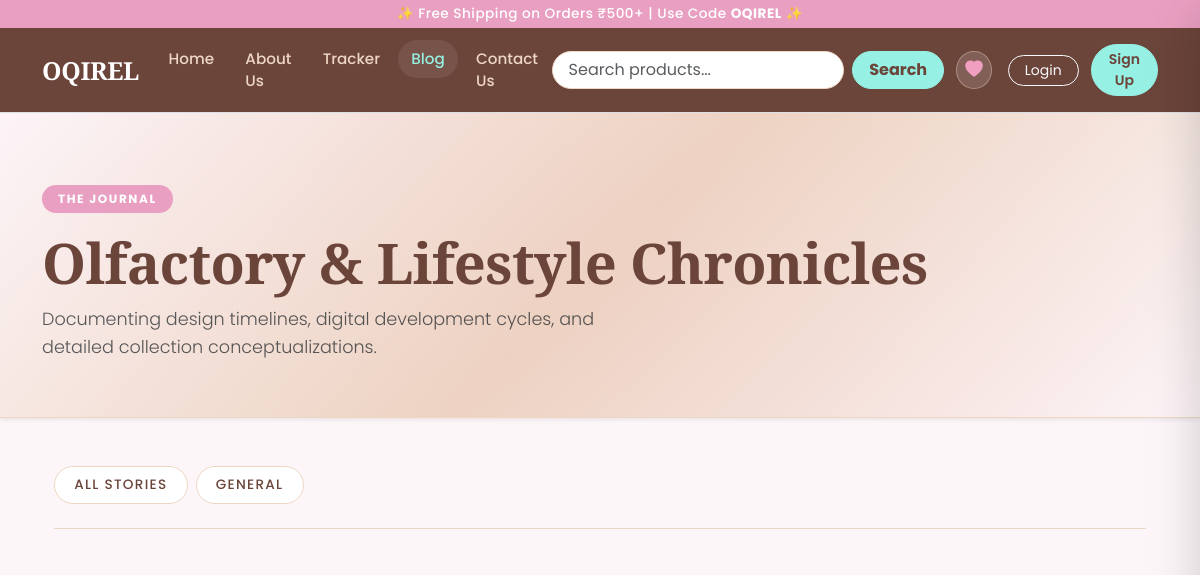
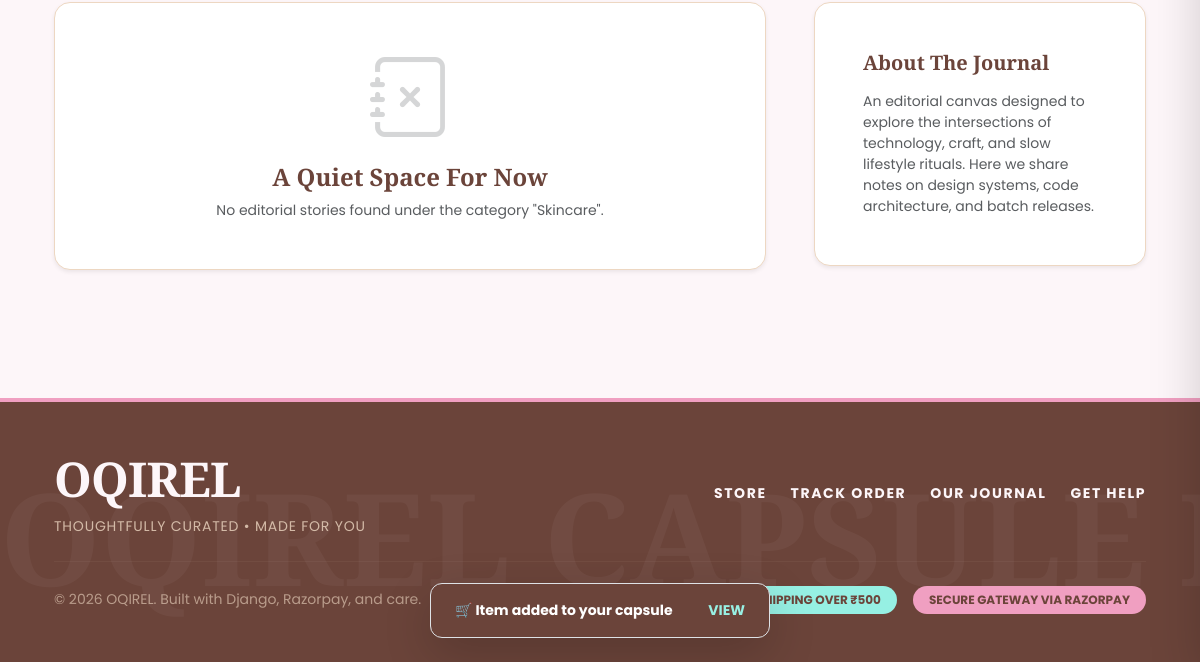
The app's page /blog/?category=Skincare, older data (2 pictures, top to bottom).
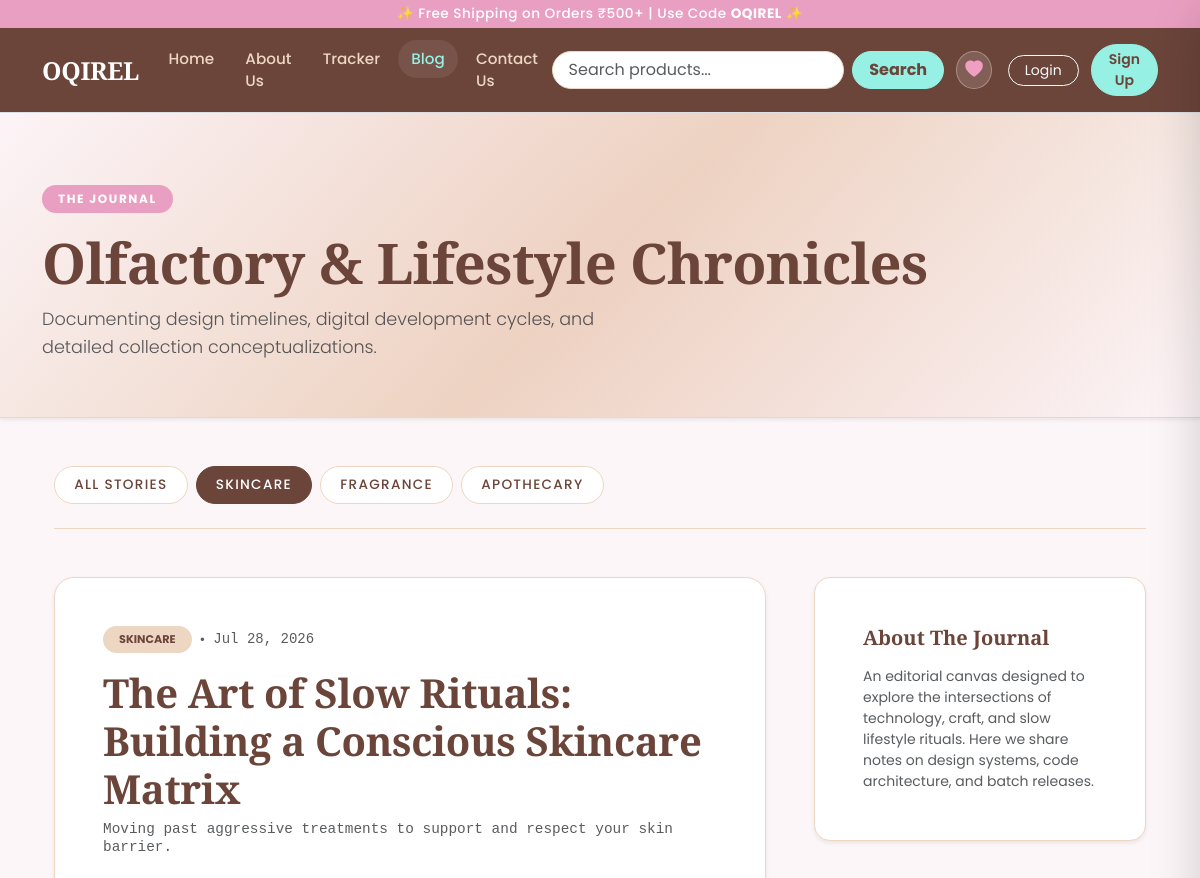
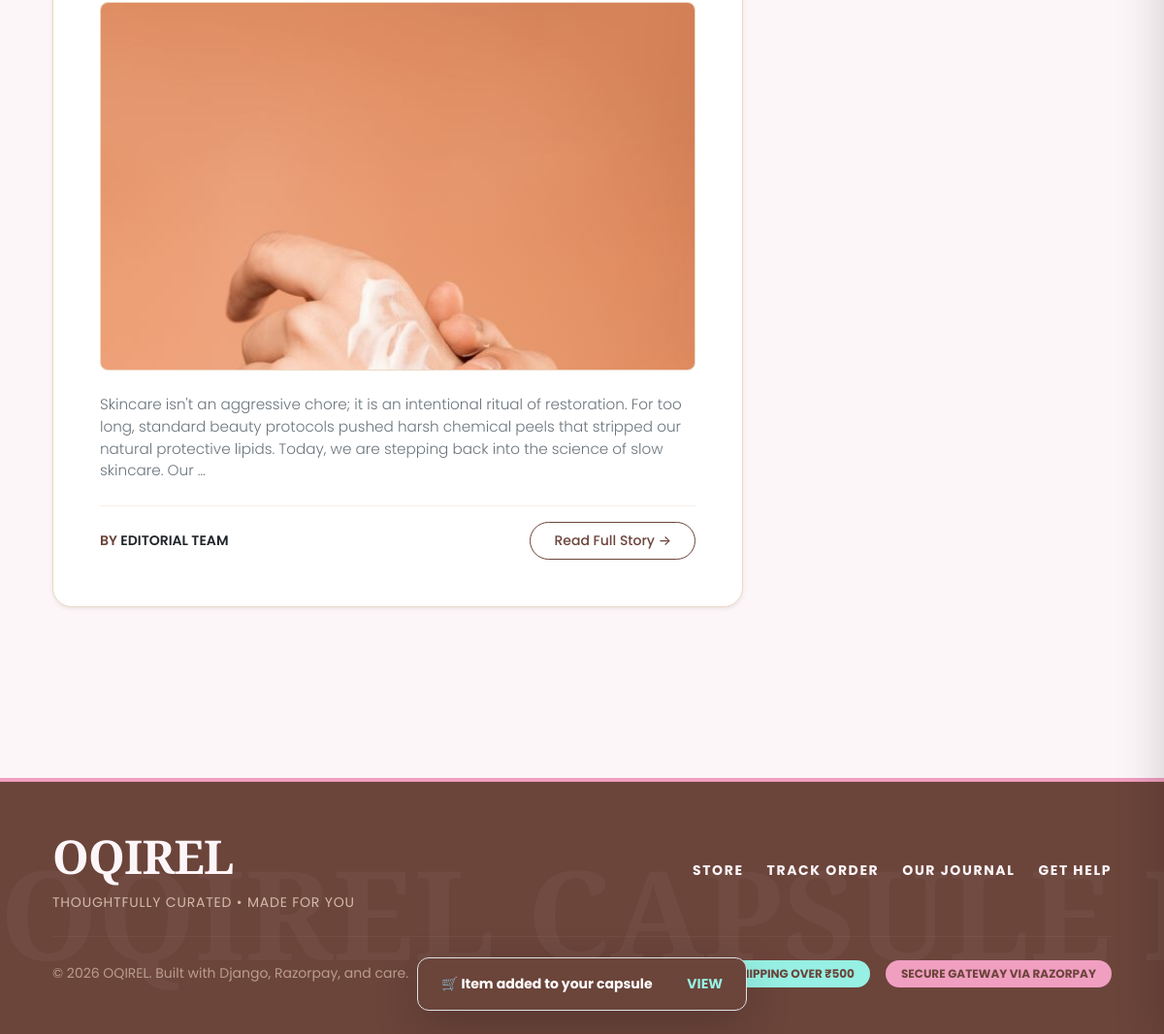
The same page, newer data (2 pictures, top to bottom).
### blog/models.py (models this page shows, shortened)
class BlogPost(models.Model):
    post_id = models.AutoField(primary_key=True)
    title = models.CharField(max_length=200)
    category = models.CharField(max_length=50, default="General")
    chead = models.CharField(max_length=500, default="")
    author = models.CharField(max_length=100, default="")
    content = models.CharField(max_length=5000, default="")
    pub_date = models.DateField()
    thumbnail = models.ImageField(upload_to="blog/images", default="")
    likes = models.ManyToManyField('auth.User', blank=True, related_name='blog_likes')
    @property
    def subheading(self):
        return self.chead

### blog/views.py (the view)
# urls.py: path('', views.index, name='blogHome'),
def index(request):
    selected_category = request.GET.get('category', '').strip()
    all_categories = BlogPost.objects.values_list('category', flat=True).distinct()
    if selected_category:
        myposts = BlogPost.objects.filter(category__iexact=selected_category).order_by('-pub_date')
    else:
        myposts = BlogPost.objects.all().order_by('-pub_date')
    params = {
        'myposts': myposts,
        'posts': myposts,
        'all_categories': all_categories,
        'selected_category': selected_category
    }
    return render(request, 'blog/index.html', params)

### blog/templates/blog/index.html (shortened to what the changed rows need)
{% extends "shop/basic.html" %}
{% load static %}
{% block body %}
<div class="journal-hero mb-5 shadow-sm">
  <div class="container text-center text-md-start position-relative" style="z-index: 2;">
    <h1 class="display-4 fw-bold mb-2" style="font-family: 'Playfair Display', serif; color: var(--color-brown); letter-spacing: -0.04rem;">
      Olfactory & Lifestyle Chronicles
    </h1>
  </div>
</div>
<div class="container mb-5 pb-5 px-4">
  <div class="d-flex flex-wrap gap-2 border-bottom pb-4 mb-5 overflow-x-auto select-none" style="border-color: #edd7c2 !important;">
    <a href="/blog/" class="text-decoration-none category-pill {% if not selected_category %}active{% endif %}">
      ALL STORIES
    </a>
    {% for cat in all_categories %}
      <a href="/blog/?category={{ cat }}" class="text-decoration-none category-pill {% if selected_category == cat %}active{% endif %}">
        {{ cat|upper }}
      </a>
    {% endfor %}
  </div>
  <div class="row g-5">
    <div class="col-12 col-lg-8">
      {% for post in myposts %}
      <div class="article-card mb-5 p-4 p-md-5 shadow-sm">
        <div class="d-flex align-items-center gap-2 mb-3">
          <span class="badge text-uppercase tracking-wider px-3 py-2 rounded-pill" style="background-color: var(--color-nude); color: var(--color-brown); font-size: 0.7rem;">
            {{ post.category }}
          </span>
          <span class="text-muted small">•</span>
          <span class="text-muted small font-monospace">{{ post.pub_date|date:"M d, Y" }}</span>
        </div>
        <h2 class="display-6 fw-bold mb-2" style="font-family: 'Playfair Display', serif; letter-spacing: -0.02rem;">
          <a href="/blog/blogpost/{{ post.post_id }}" class="text-decoration-none hover:opacity-85 transition" style="color: var(--color-brown);">
            {{ post.title }}
          </a>
        </h2>
        <h5 class="text-muted italic mb-4 font-monospace" style="font-size: 0.9rem;">{{ post.subheading }}</h5>
        {% if post.thumbnail %}
        <div class="mb-4 overflow-hidden rounded-3 border" style="max-height: 380px; border-color: #edd7c2 !important;">
          <img src="/media/{{ post.thumbnail }}" alt="{{ post.title }}" class="img-fluid w-100" style="object-fit: cover; transition: transform 0.6s ease;" onmouseover="this.style.transform='scale(1.02)'" onmouseout="this.style.transform='scale(1)'">
        </div>
        {% endif %}
        <p class="text-secondary lh-relaxed mb-4" style="font-size: 0.95rem; font-weight: 300;">{{ post.content|truncatewords:40 }}</p>
        <div class="d-flex justify-content-between align-items-center pt-3 border-top" style="border-color: rgba(237, 215, 194, 0.4) !important;">
          <div class="small fw-semibold text-uppercase tracking-wider" style="color: var(--color-brown);">
            By <span class="text-dark">{{ post.author|default:"Admin" }}</span>
          </div>
          <a href="/blog/blogpost/{{ post.post_id }}" class="btn btn-sm btn-outline-primary rounded-pill px-4 py-2 fw-medium">
            Read Full Story &rarr;
          </a>
        </div>
      </div>
      {% empty %}
      <div class="text-center py-5 px-4 rounded-4 border bg-white shadow-sm" style="border-color: #edd7c2 !important;">
        <i class="bi bi-journal-x display-1 text-muted opacity-25"></i>
        <h4 class="fw-bold mt-3 mb-2" style="font-family: 'Playfair Display', serif; color: var(--color-brown);">A Quiet Space For Now</h4>
        <p class="text-muted small mb-0">No editorial stories found under the category "{{ selected_category }}".</p>
      </div>
      {% endfor %}
    </div>
  </div>
</div>
{% endblock %}

Row changes from the older to the newer data that the page shows:
added BlogPost: category "SKINCARE", pub_date "Jul 28, 2026", title "The Art of Slow Rituals: Building a Conscious Skincare Matrix", subheading "Moving past aggressive treatments to support and respect your skin barrier.", thumbnail (picture), content "Skincare isn't an aggressive chore; it is an intentional ritual of restoration. For too long, standard beauty protocols pushed harsh chemical peels that stripped our natural protective lipids. Today, we are stepping back into the science of slow skincare. Our …", author "EDITORIAL TEAM"
Text that changed along with them:
{{ selected_category }}: "Skincare" → (not shown)
new list line: "SKINCARE"
new list line: "FRAGRANCE"
new list line: "APOTHECARY"
list line gone: "GENERAL"
text no longer shown: "A Quiet Space For Now No editorial stories found under the category \" \"."
